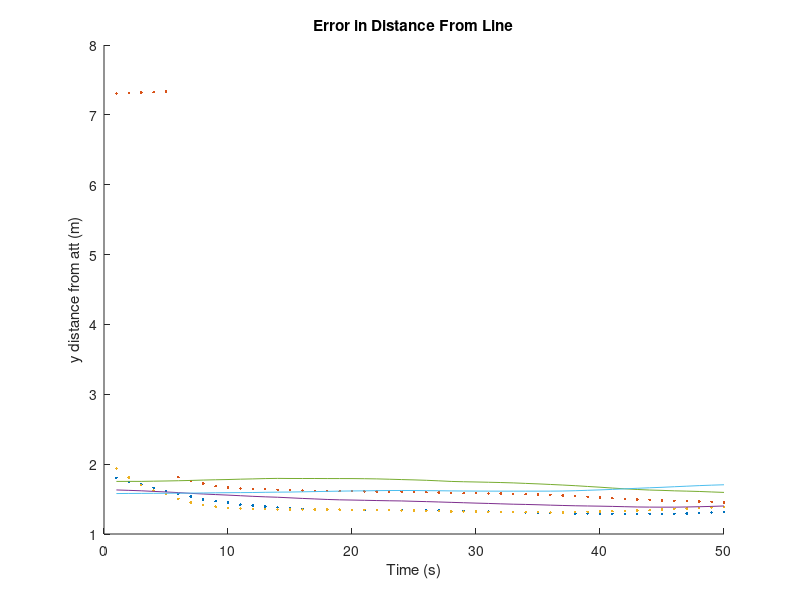
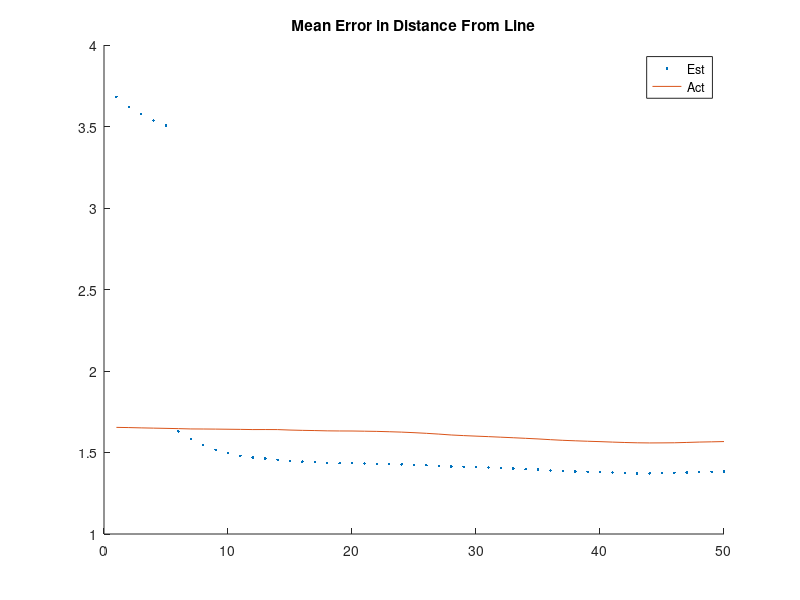

The MATLAB script that drew these images, in order:
% Reads shark mean position estimate log file from att_line_pf.py and
% plots

% 
% % % Read File
% M = csvread('testError50_50_0525random_4.txt');
% 
% x_50 = M; % Error of shark's distance from line
% 
% plot(x_50', '.');
% xlabel('Time (s)');
% ylabel('y distance from att (m)')
% title('Error in Distance From Line')
% 
% % Plot Mean
% xmean_50 = mean(x_50);
% figure
% plot(xmean_50', '.')
% title('Mean Error in Distance From Line')
% 
% % Read File (est and actual)
M = csvread('testError50_50_0526random_test.txt');
est_50 = M(:,1:2:end); % Est Error of shark's distance from line
act_50 = M(:,2:2:end); % Act Error of shark's distance from line

hold on
plot(est_50', '.');
plot(act_50', '-');
hold off

xlabel('Time (s)');
ylabel('y distance from att (m)')
title('Error in Distance From Line')

% Plot Mean
est_mean_50 = mean(est_50);
act_mean_50 = mean(act_50);
figure
hold on
plot(est_mean_50', '.')
plot(act_mean_50', '-')
legend('Est', 'Act')
title('Mean Error in Distance From Line')
% 
